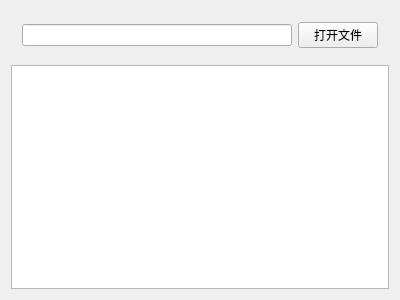
<?xml version="1.0" encoding="UTF-8"?>
<ui version="4.0">
 <class>Widget</class>
 <widget class="QWidget" name="Widget">
  <property name="geometry">
   <rect>
    <x>0</x>
    <y>0</y>
    <width>400</width>
    <height>300</height>
   </rect>
  </property>
  <property name="windowTitle">
   <string>Widget</string>
  </property>
  <layout class="QVBoxLayout" name="verticalLayout">
   <item>
    <widget class="QWidget" name="widget" native="true">
     <layout class="QHBoxLayout" name="horizontalLayout">
      <item>
       <widget class="QLineEdit" name="lineEdit"/>
      </item>
      <item>
       <widget class="QPushButton" name="pushButton">
        <property name="text">
         <string>打开文件</string>
        </property>
       </widget>
      </item>
     </layout>
    </widget>
   </item>
   <item>
    <widget class="QTextEdit" name="textEdit"/>
   </item>
  </layout>
 </widget>
 <layoutdefault spacing="6" margin="11"/>
 <resources/>
 <connections/>
</ui>
